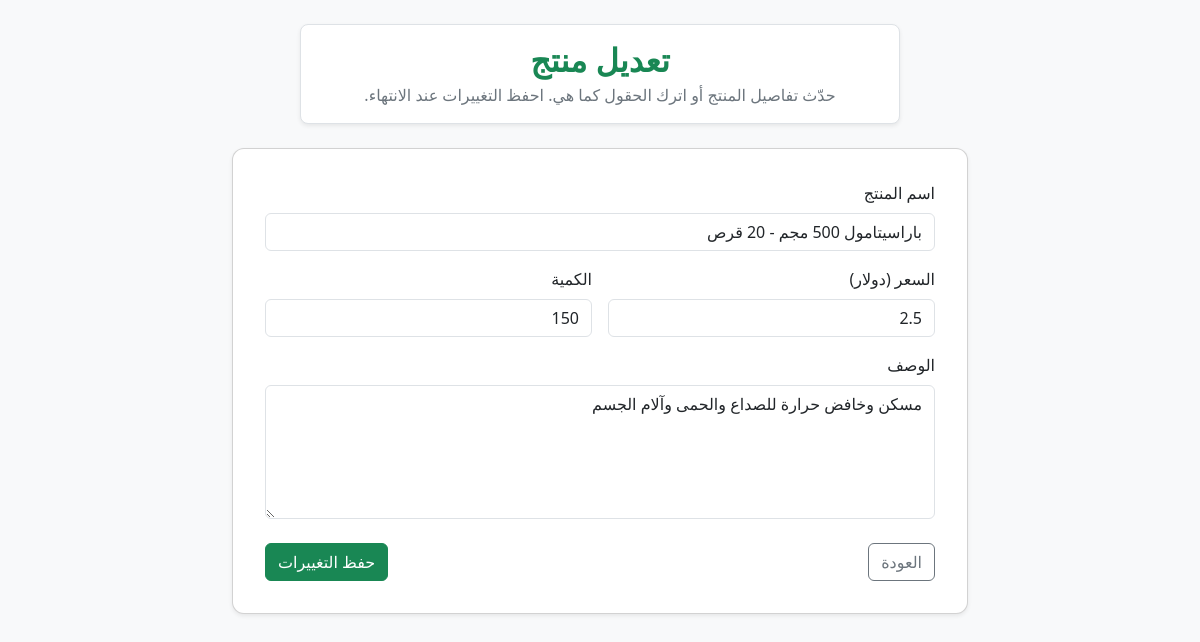
Screenshot of /products_management/edit_product/1/ (signed in) with the database file from the repository.
### tables this page shows
CREATE TABLE products (
    product_id   INTEGER PRIMARY KEY AUTOINCREMENT,
    name         TEXT    NOT NULL,
    price        REAL    NOT NULL,
    quantity     INTEGER    NOT NULL,
    description  TEXT,
    created_by   INTEGER NOT NULL,
    FOREIGN KEY (created_by) REFERENCES users(id)
);

### inventory_management/products_management.py (the view, shortened to what this page needs)
@bp.route('/edit_product/<int:id>/', methods=['GET','POST'])
@login_required
def edit_product(id):
    form = ProductForm()
    product = get_product(id)
    return render_template('products_management/edit_product.html', product=product, form=form)

### inventory_management/forms.py
class ProductForm(FlaskForm):
    name = StringField(
        'اسم المنتج ',
        validators=[
            DataRequired(message="اسم المنتج مطلوب"),
            Length(min=1, max=100, message="اسم المنتج يجب أن يكون بين 1 و 100 حرف"),
        ],
    )
    price = DecimalField(
        'السعر (دولار) ',
        places=2,
        validators=[
            DataRequired(message="السعر مطلوب"),
            NumberRange(min=0.01, max=100000, message="السعر غير صالح")
        ],
    )
    quantity = IntegerField(
        'الكمية*',
        validators=[
            DataRequired(message="الكمية مطلوبة"),
            NumberRange(min=1, max=100000, message="الكمية يجب أن تكون بين 1 و 100000")
        ],
    )
    description = TextAreaField(
        "الوصف",
        validators=[
            optional(),
            Length(max=1000, message="الوصف طويل جدًا"),
        ]
    )
    submit = SubmitField('إضافة المنتج')

### inventory_management/auth.py (called while the page is built)
@bp.before_app_request
def load_logged_in_user():
    user_id = session.get('user_id')
    if user_id is None:
        g.user = None
    else:
        g.user = get_db().execute(
            'SELECT * FROM users WHERE id = ?', (user_id,)
        ).fetchone()

def login_required(view):
    @functools.wraps(view)
    def wrapped_view(**kwargs):
        if g.user is None:
            return redirect(url_for('auth.login'))
        return view(**kwargs)
    return wrapped_view

### inventory_management/db.py (called while the page is built)
def get_db():
    if 'db' not in g:
        g.db = sqlite3.connect(
            current_app.config['DATABASE'],
            detect_types=sqlite3.PARSE_DECLTYPES
        )
        g.db.row_factory = sqlite3.Row
    return g.db

### inventory_management/products_management.py (called while the page is built)
def get_product(id):
    db = get_db()
    product = db.execute(
        'SELECT * '
        ' FROM products'
        ' WHERE product_id = ?',
        (id,)
    ).fetchone()
    if product is None:
        abort(404, f"product id {id} doesn't exist.")
    if product['created_by'] != g.user['id']:
        abort(403)
    return product

### inventory_management/templates/products_management/edit_product.html (shortened to what this page needs)
<!doctype html>
<html lang="ar" dir="rtl">
<head>
  <link rel="stylesheet" href="{{ url_for('static', filename='css/bootstrap.min.css') }}">
</head>
<body>
  <div class="container py-4">
    <div class="d-flex justify-content-center mb-4">
      <div class="text-center p-3 rounded-3 shadow-sm w-100 border" style="max-width: 600px; background: #FFFFFF;">
        <h2 class="fw-bold mb-1 text-success">
          تعديل منتج
        </h2>
        <p class="text-secondary fs-6 mb-0">
          حدّث تفاصيل المنتج أو اترك الحقول كما هي. احفظ التغييرات عند الانتهاء.
        </p>
      </div>
    </div>
    <div class="row justify-content-center">
      <div class="col-lg-8">
        <div class="card shadow-sm p-3">
          <div class="card-body">
            <form method="post" enctype="multipart/form-data" novalidate>
              <div class="mb-3">
                <label class="form-label">اسم المنتج</label>
                {{ form.name(
                  class_="form-control "~
                  ("is-invalid" if form.name.errors else ""),
                  placeholder="مثال: سماعات بلوتوث",
                  autofocus = true if form.name.errors else false,
                  value= request.form['name'] or product['name']
                ) }}
              </div>
              <div class="row g-3 mb-3">
                <div class="col-6">
                  <label class="form-label">السعر (دولار)</label>
                  {{ form.price(
                    class_="form-control "~
                    ("is-invalid" if form.price.errors else ""),
                    placeholder="مثال: 49.99",
                    value= request.form['price'] or product['price']
                  ) }}
                </div>
                <div class="col-6">
                  <label class="form-label">الكمية</label>
                  {{ form.quantity(
                    class_="form-control "~
                    ("is-invalid" if form.quantity.errors else ""),
                    placeholder="مثال: 100",
                    value= request.form['quantity'] or product['quantity']
                  ) }}
                </div>
              </div>
              <div class="mb-3">
                <label  class="form-label">الوصف</label>
                  <textarea  name="description" class="form-control" rows="5"
                  placeholder="أضف وصفًا موجزًا للمنتج">{{ request.form['description'] or product['description'] }}</textarea>
              </div>
              <div class="d-flex justify-content-between mt-4">
                <a href="{{ url_for('products_management.index') }}" class="btn btn-outline-secondary"> العودة</a>
                <button type="submit" class="btn btn-success"> حفظ التغييرات</button>
              </div>
            </form>
          </div>
        </div>
      </div>
    </div>
  </div>
</body>
</html>

### inventory_management/templates/products_management/edit_product.html (style rules this page uses)
body { background: #f8f9fa; }
.card { border-radius: 12px; }

### rows the page displays
products: name "باراسيتامول 500 مجم - 20 قرص", price "2.5", quantity "150", description "مسكن وخافض حرارة للصداع والحمى وآلام الجسم"
